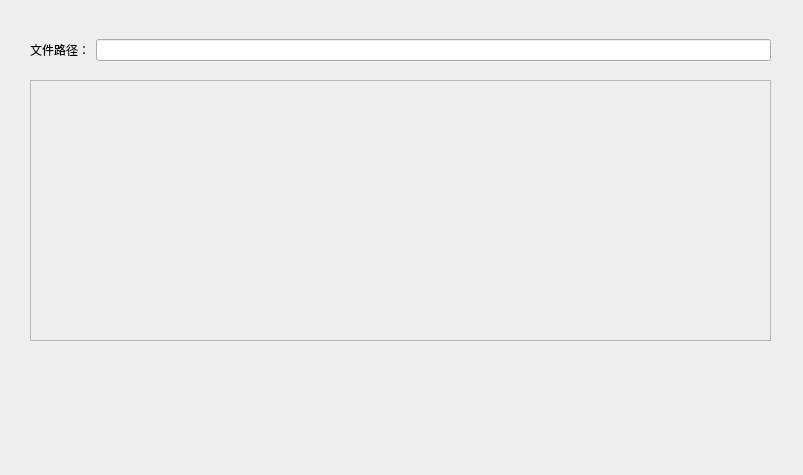
<?xml version="1.0" encoding="UTF-8"?>
<ui version="4.0">
 <class>CreateFile</class>
 <widget class="QDialog" name="CreateFile">
  <property name="geometry">
   <rect>
    <x>0</x>
    <y>0</y>
    <width>803</width>
    <height>475</height>
   </rect>
  </property>
  <property name="windowTitle">
   <string>Dialog</string>
  </property>
  <widget class="QScrollArea" name="scrollArea">
   <property name="geometry">
    <rect>
     <x>30</x>
     <y>80</y>
     <width>741</width>
     <height>261</height>
    </rect>
   </property>
   <property name="widgetResizable">
    <bool>true</bool>
   </property>
   <widget class="QWidget" name="scrollAreaWidgetContents">
    <property name="geometry">
     <rect>
      <x>0</x>
      <y>0</y>
      <width>739</width>
      <height>259</height>
     </rect>
    </property>
   </widget>
  </widget>
  <widget class="QWidget" name="">
   <property name="geometry">
    <rect>
     <x>30</x>
     <y>10</y>
     <width>741</width>
     <height>80</height>
    </rect>
   </property>
   <layout class="QHBoxLayout" name="horizontalLayout">
    <item>
     <widget class="QLabel" name="label">
      <property name="text">
       <string>文件路径：</string>
      </property>
     </widget>
    </item>
    <item>
     <widget class="QLineEdit" name="default_path"/>
    </item>
   </layout>
  </widget>
 </widget>
 <resources/>
 <connections/>
</ui>
